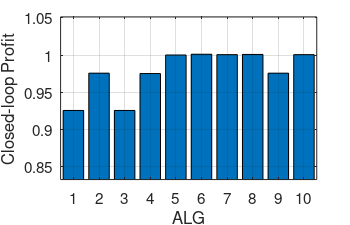

Reproduce this figure in MATLAB.
%Plot results of case study motivating example
fig_filename = 'algos_substudy_fig';

% XTickLabels = {'ALG1','ALG2','ALG3','ALG4','ALG5','ALG6','ALG7','ALG8','ALG9','ALG10'};
XTickLabels = {'1','2','3','4','5','6','7','8','9','10'};
CLProfitAbs = [3652 3849    3652	3847	3945	3949	3947	3948    3849    3947];
CLProfit = CLProfitAbs/CLProfitAbs(5)
YLims=[min(CLProfit)*0.9 max(CLProfit)*1.05];

bar(CLProfit)
set(gca,'XLim',[0.5 length(XTickLabels)+0.5],...
'XTick',[1:length(XTickLabels)],...
'XTickLabel',XTickLabels,'Fontsize',11,...
'YLim',YLims);
ylabel('Closed-loop Profit')
xlabel('ALG')



grid on

w=3.5;h=2.25;p=0.01;
set(gcf,...
    'Units','inches',...
    'Position',[1 1 w h],...
    'PaperUnits','inches',...
    'PaperPosition',[p*w p*h w h],...
    'PaperSize',[w*(1+2*p) h*(1+2*p)]);

print([pwd,'\PLOTS\',fig_filename],'-dpdf')
